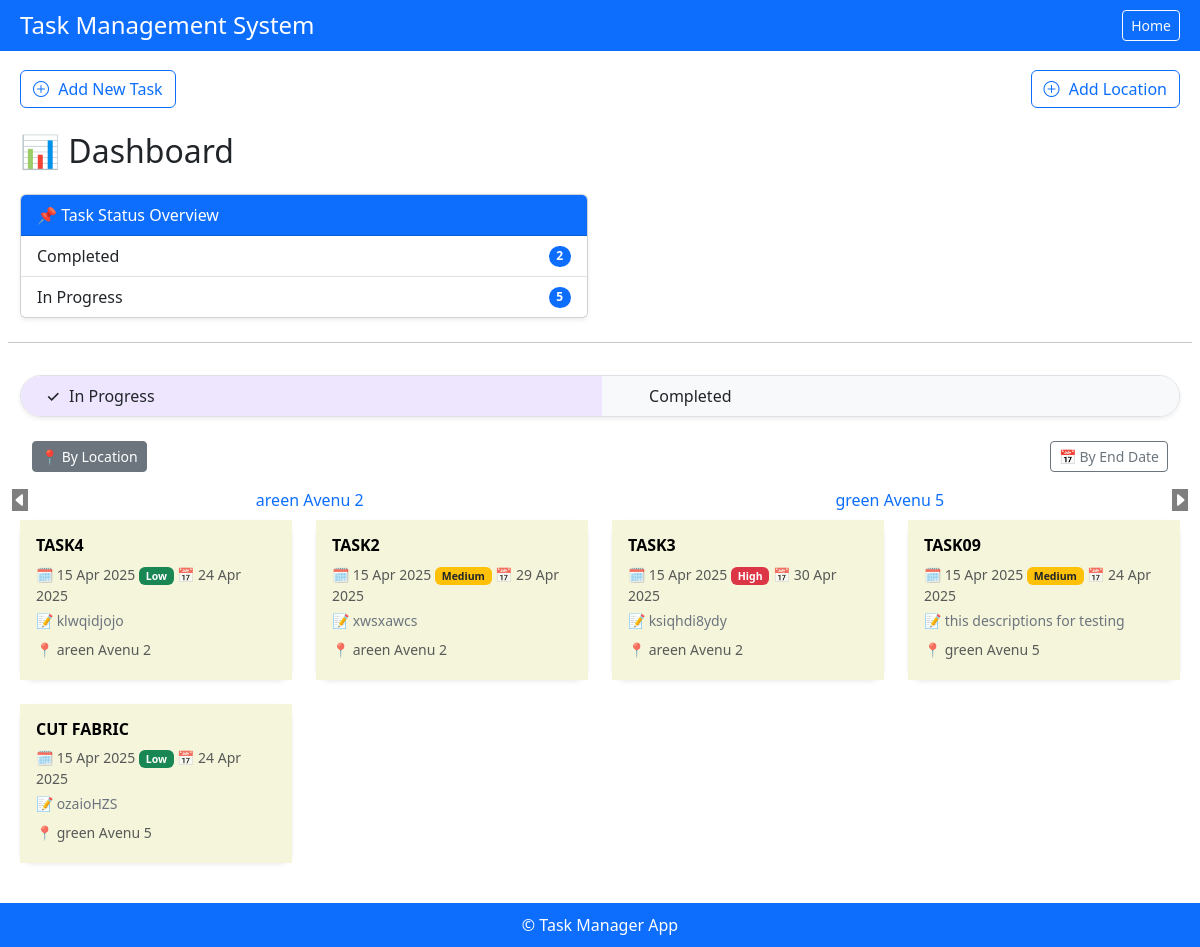
The page /dashboard/ (signed in) on the database its author committed.
### emp_app/models.py (models this page shows, shortened)
class Task(models.Model):
    PRIORITY_CHOICES = [
        ('low', 'Low'),
        ('medium', 'Medium'),
        ('high', 'High'),
    ]
    STATUS = [
        ('in progress', 'IN PROGRESS'),
        ('completed', 'COMPLETED'),
    ]
    task_name = models.CharField(max_length=255, null=True, blank=True)
    location = models.ForeignKey(Locations, on_delete=models.CASCADE, null=True, blank=True)
    description = models.TextField(null=True, blank=True)
    start_date = models.DateField(default=timezone.now)
    end_date = models.DateField(null=True, blank=True)
    status = models.CharField(max_length=20, choices=STATUS, default='in progress')
    created_at = models.DateField(default=timezone.now)
    priority = models.CharField(
        max_length=10, choices=PRIORITY_CHOICES, default='Medium')
    history = HistoricalRecords()

class Locations(models.Model):
    location_name = models.CharField(max_length=255)
    created_at = models.DateTimeField(auto_now_add=True, null=True, blank=True)
    updated_at = models.DateTimeField(auto_now_add=True, null=True, blank=True)
    history = HistoricalRecords()
    def __str__(self):
        return self.location_name

### emp_app/views.py (the view, shortened to what this page needs)
# urls.py: path('dashboard/', views.dashboard, name='dashboard'),
@login_required(login_url='/emp-login/')
def dashboard(request):
    selected_status = request.GET.get('status', 'in progress')
    sort_by = request.GET.get('sort', 'location')
    loc_id = request.GET.get('loc_id')
    try:
        selected_loc_id = int(loc_id)
    except (TypeError, ValueError):
        selected_loc_id = None
    tasks = Task.objects.filter(status=selected_status)
    grouped_locations = None
    if loc_id:
        try:
            selected_location = Locations.objects.get(id=loc_id)
            tasks = tasks.filter(location=selected_location)
        except Locations.DoesNotExist:
            selected_location = None
    if sort_by == 'location':
        tasks = tasks.order_by('location__location_name', 'end_date')
        all_locations = Locations.objects.all()
        grouped_locations = group_locations(all_locations, 2)
    else:
        tasks = tasks.order_by('end_date')
    task_counts = Task.objects.values('status').annotate(total=Count('id'))
    print('selected_loc_id',loc_id)
    context = {
        'tasks': tasks,
        'selected_status': selected_status,
        'task_counts': task_counts,
        'form': TaskForm(),
        'location_form': LocationForm(),
        'active_sort': sort_by,
        'active_location': loc_id,
        'selected_loc_id': selected_loc_id,
    }
    if grouped_locations:
        context['locations_grouped'] = grouped_locations
    return render(request, 'dashboard.html', context)

### emp_app/views.py (called while the page is built)
def group_locations(locations, n=3):
    args = [iter(locations)] * n
    return list(zip_longest(*args))

### emp_app/templates/dashboard.html (shortened to what this page needs)
{% extends 'base.html' %}
{% block content %}
{% load widget_tweaks %}
<div>
  <div class="d-flex justify-content-between mb-4">
    <button type="button" class="btn btn-outline-primary no-hover" data-bs-toggle="modal"
    data-bs-target="#createTaskModal">
    <i class="bi bi-plus-circle mr-2 mb-1" style="margin-right: 5px; margin-bottom: 4px;"></i> Add New Task
  </button>
  <a href="{% url 'location_crud' %}">
    <button type="button" class="btn btn-outline-primary no-hover">
      <i class="bi bi-plus-circle mr-2 mb-1" style="margin-right: 5px; margin-bottom: 4px;"></i> Add Location
    </button>
  </a>
  </div>
<h2 class="mb-4 mt-4">📊 Dashboard</h2>
<div class="row">
  <div class="col-md-6 mb-4">
    <div class="card shadow-sm">
      <div class="card-header bg-primary text-white">📌 Task Status Overview</div>
      <ul class="list-group list-group-flush">
        {% for item in task_counts %}
        <li class="list-group-item d-flex justify-content-between align-items-center">
          {{ item.status|title }}
          <span class="badge bg-primary rounded-pill">{{ item.total }}</span>
        </li>
        {% endfor %}
      </ul>
    </div>
  </div>
  <hr>
  <div class="d-flex justify-content-center mt-3">
    <div class="btn-group rounded-pill border overflow-hidden shadow-sm" style="width: -webkit-fill-available;" role="group" id="statusToggle">
      <a href="?status=in progress"
        class="btn btn-light text-dark px-4 py-2 {% if selected_status == 'in progress' or not selected_status %}active{% endif %}">
        <span class="status-icon me-2">{% if selected_status == 'in progress' or not selected_status %}&#10003;{% endif %}</span> In Progress
      </a>
      <a href="?status=completed"
        class="btn btn-light text-dark px-4 py-2 {% if selected_status == 'completed' %}active{% endif %}">
         Completed
      </a>
    </div>
  </div>
  <div class="d-flex justify-content-between px-4 mt-2">
    <a href="?status={{ selected_status }}&sort=location"
       class="btn btn-sm mt-3 btn-outline-secondary {% if active_sort == 'location' %}active btn-secondary text-white{% endif %}">
      📍 By Location
    </a>
    <a href="?status={{ selected_status }}&sort=end_date"
       class="btn btn-sm mt-3 btn-outline-secondary {% if active_sort == 'end_date' %}active btn-secondary text-white{% endif %}">
      📅 By End Date
    </a>
  </div>
   {% if active_sort == 'location' and locations_grouped %}
   <div class="mt-3">
    <div id="carouselExample" class="carousel slide" data-bs-interval="false">
       <div class="carousel-inner">
        {% for group in locations_grouped %}
        <div class="carousel-item {% if forloop.first %}active{% endif %}" data-index="{{ forloop.counter0 }}">
          <div class="d-flex justify-content-around">
            {% for loc in group %}
              {% if loc %}
                <a href="?status={{ selected_status }}&sort=location&loc_id={{ loc.id }}"
                   class="d-block px-2 text-center text-decoration-none {% if loc.id == selected_loc_id %}badge rounded-pill text-bg-info{% endif %}"
                   data-loc-id="{{ loc.id }}">
                   {{ loc.location_name|truncatechars:50 }}
                </a>
              {% endif %}
            {% endfor %}
          </div>
        </div>
      {% endfor %}
       </div>
       <button class="carousel-control-prev" type="button" data-bs-target="#carouselExample" data-bs-slide="prev" style="width: 0;">
         <span><i class="bi bi-caret-left-fill" style="background-color: #000;"></i></span>
       </button>
       <button class="carousel-control-next" type="button" data-bs-target="#carouselExample" data-bs-slide="next" style="width: 0;">
         <span><i class="bi bi-caret-right-fill" style="background-color: #000;"></i></span>
       </button>
     </div>
   </div>
   {% endif %}
  <div class="container mt-2">
    <div class="row">
      {% for task in tasks %}
      <div class="col-12 col-sm-6 col-md-4 col-lg-3 mb-4">
        <div class="card h-100 shadow-sm border-0 custom-card">
          <a href="{% url 'task_detail' task.id %}" class="card-body">
            <h5 class="card-title fw-bold text-uppercase">{{ task.task_name }}</h5>
            <p class="text-muted small mb-1">
              🗓 {{ task.start_date|date:"d M Y" }}
              {% if task.priority == 'high' %}
              <span class="badge bg-danger text-white text-capitalize">{{ task.priority }}</span>
              {% elif task.priority == 'medium' %}
              <span class="badge bg-warning text-dark text-capitalize">{{ task.priority }}</span>
              {% else %}
              <span class="badge bg-success text-white text-capitalize">{{ task.priority }}</span>
              {% endif %}
              📅 {{ task.end_date|date:"d M Y" }}
            </p>
            <p class="text-secondary small mb-0">
              📝 {{ task.description|default:"No description" }}
            </p>
            <p class="text-muted small mt-2">
              📍 {{ task.location.location_name }}
            </p>
          </a>
        </div>
      </div>
      {% empty %}
      <div class="col-12 text-center">
        <p class="text-muted">No tasks available.</p>
      </div>
      {% endfor %}
    </div>
  </div>
  {% endblock %}

### emp_app/templates/base.html (shortened to what this page needs)
<!DOCTYPE html>
<html lang="en">
<head>
    <link href="https://cdn.jsdelivr.net/npm/bootstrap@5.3.0/dist/css/bootstrap.min.css" rel="stylesheet">
<link rel="stylesheet" href="https://cdn.jsdelivr.net/npm/bootstrap-icons@1.3.0/font/bootstrap-icons.css">
</head>
<body>
    <header class="header d-flex justify-content-between align-items-center">
        <h4 class="m-0">Task Management System</h4>
        <a href="{% url 'dashboard' %}" class="btn btn-outline-light btn-sm" >Home</a>
    </header>
    <div class="main-content">
        <main class="content">
            {% block content %}
            {% endblock %}
        </main>
    </div>
    <footer class="footer text-center mt-auto">
        <p class="m-0">&copy; {{ now|date:"Y" }} Task Manager App</p>
    </footer>
</body>
</html>

### emp_app/templates/base.html (style rules this page uses)
body { min-height: 100vh; display: flex; flex-direction: column; margin: 0; padding: 0; }
.header, .footer { background-color: #0d6efd; color: white; padding: 10px 20px; position: fixed; width: 100%; z-index: 999; }
.header { top: 0; }
.footer { bottom: 0; }
.main-content { flex: 1; display: flex; flex-direction: row; margin-top: 50px; padding-bottom: 40px; }
.content { flex: 1; padding: 20px; margin-left: 0; transition: margin-left 0.3s ease; }

### emp_app/templates/dashboard.html (style rules this page uses)
.btn-group .btn { border: none; font-weight: 500; transition: background-color 0.3s ease; display: flex; align-items: center; }
.btn-group .btn.active { background-color: #eee6ff; color: #000; }
.status-icon { width: 1rem; display: inline-block; text-align: center; }
.custom-card { border-radius: 15px; transition: transform 0.2s ease-in-out; }
.card-title { font-size: 1rem; color: #000; }
.card-body p { margin-bottom: 0.25rem; }
.card-body { background-color: beige; text-decoration: NONE; }

### rows shown on the page
Task: status "In Progress", total "5", task_name "TASK09", start_date "15 Apr 2025", priority "Medium", end_date "24 Apr 2025", description "this descriptions for testing", location.location_name "green Avenu 5"
Locations: location_name "areen Avenu 2"
Locations: location_name "green Avenu 5"
Task: task_name "TASK4", start_date "15 Apr 2025", priority "Low", end_date "24 Apr 2025", description "klwqidjojo", location.location_name "areen Avenu 2"
Task: task_name "TASK2", start_date "15 Apr 2025", priority "Medium", end_date "29 Apr 2025", description "xwsxawcs", location.location_name "areen Avenu 2"
Task: task_name "TASK3", start_date "15 Apr 2025", priority "High", end_date "30 Apr 2025", description "ksiqhdi8ydy", location.location_name "areen Avenu 2"
Task: task_name "CUT FABRIC", start_date "15 Apr 2025", priority "Low", end_date "24 Apr 2025", description "ozaioHZS", location.location_name "green Avenu 5"

### other values the page prints
{{ item.status|title }} "Completed"
{{ item.total }} "2"
